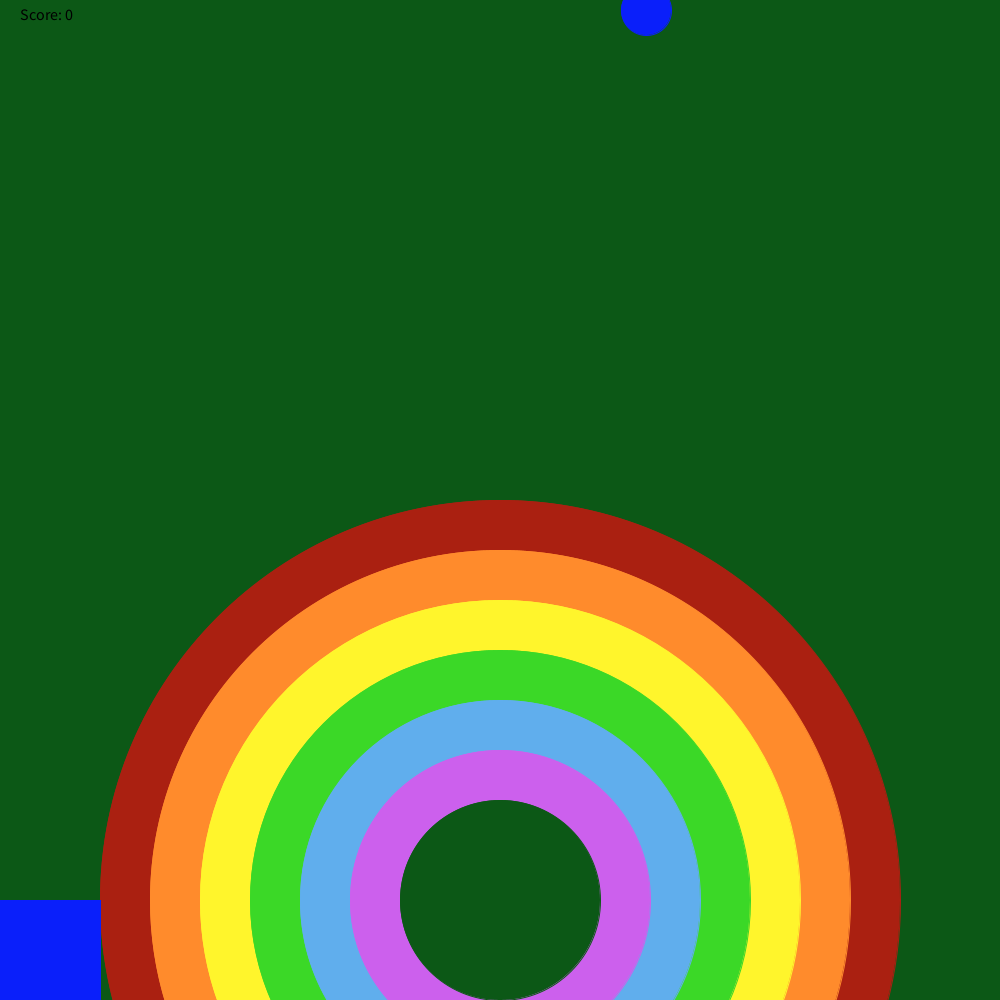
Frame 1 (no input)
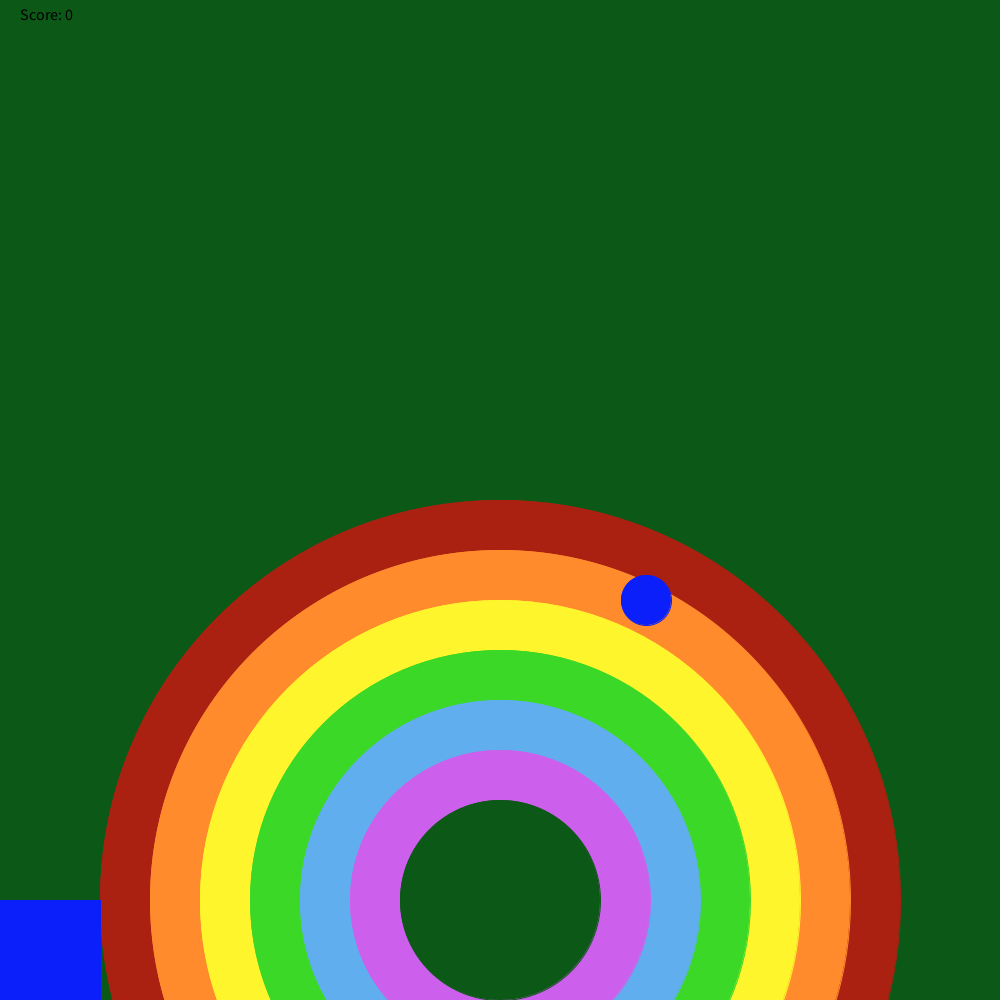
Frame 60 (the mouse pressed at the canvas centre just before this capture)
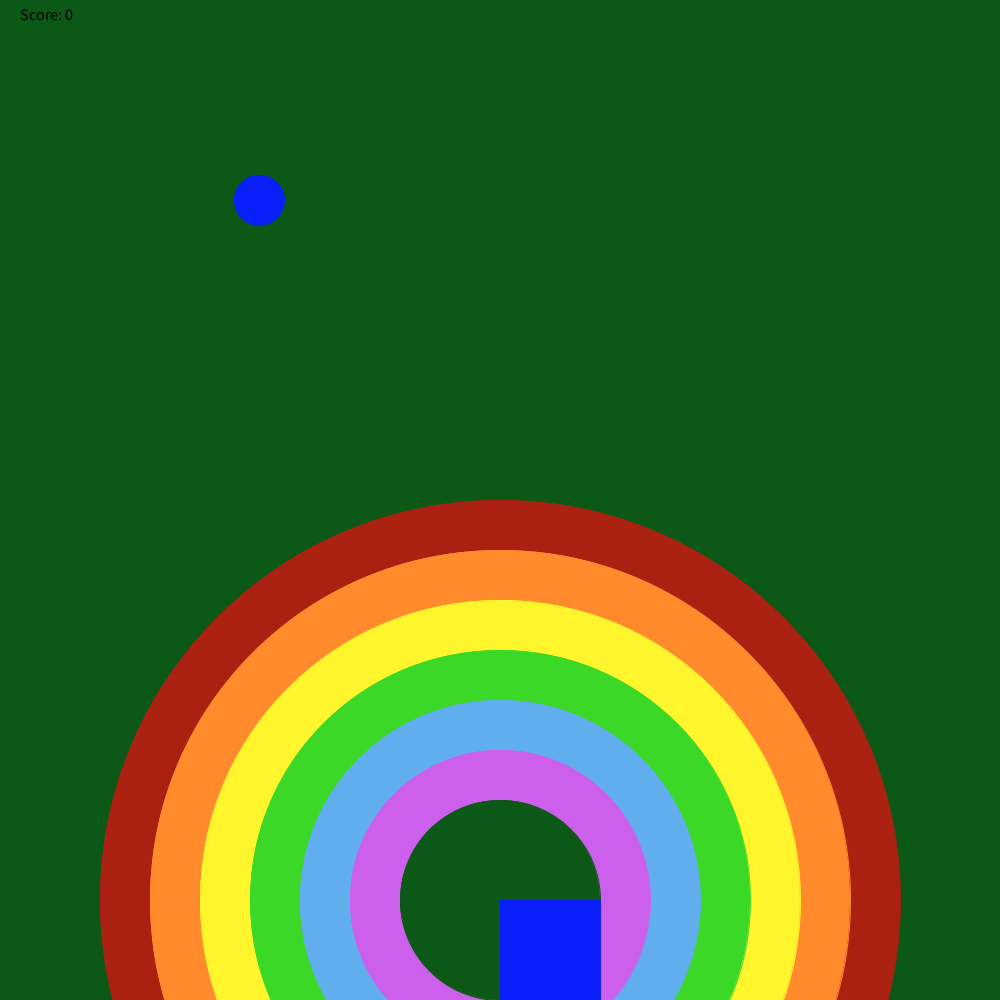
Frame 120 (the mouse held since frame 60 and released just before this capture)

The Processing sketch that drew these frames (run headless with seeded random() and noise(); from frame 60 on, the mouse is pressed at the canvas centre):

// Processing sketch: raindrop
// ── raindrop.pde
int xpos = 0;
int ypos = 10;

int score = 0;

void setup(){
  
  size(1000,1000);
  xpos = (int)random(width);
  
}

void draw(){
 
  background(#0C5816);
  
  fill(#AA2011);
  stroke(#AA2011);
  ellipse(500, 900, 800, 800);
  
  fill(#FF8B2C);
  stroke(#FF8B2C);
  ellipse(500, 900, 700, 700);
  
  fill(#FFF52C);
  stroke(#FFF52C);
  ellipse(500, 900, 600, 600);
  
  fill(#3BD827);
  stroke(#3BD827);
  ellipse(500, 900, 500, 500);
  
  fill(#60AEED);
  stroke(#60AEED);
  ellipse(500, 900, 400, 400);
  
  fill(#CC60ED);
  stroke(#CC60ED);
  ellipse(500, 900, 300, 300);
  
  fill(#0C5816);
  stroke(#0C5816);
  ellipse(500, 900, 200, 200);
  
  
    fill(#0A1FFA);
    stroke(#0A1FFA);
    ellipse(xpos, ypos, 50, 50);
    ypos = ypos + 10;
    
   if (ypos >= 1000){
    ypos = 0; 
    xpos = (int)random(width);
   }
   
   rect(mouseX, 900, 100, 100);
   if (900 == ypos){
   checkCatch(xpos);
   }
   
   if (score >= 10){
    println("Your final score is " + score);
    exit();
   }
   
   fill(0, 0, 0);
    textSize(16);
    text("Score: " + score, 20, 20);
  
}

void checkCatch(int x){
         if (x > mouseX && x < mouseX+100)
            score++;
         else if (score > 0) 
            score--;
        println("Your score is now: " + score);
    }
  
